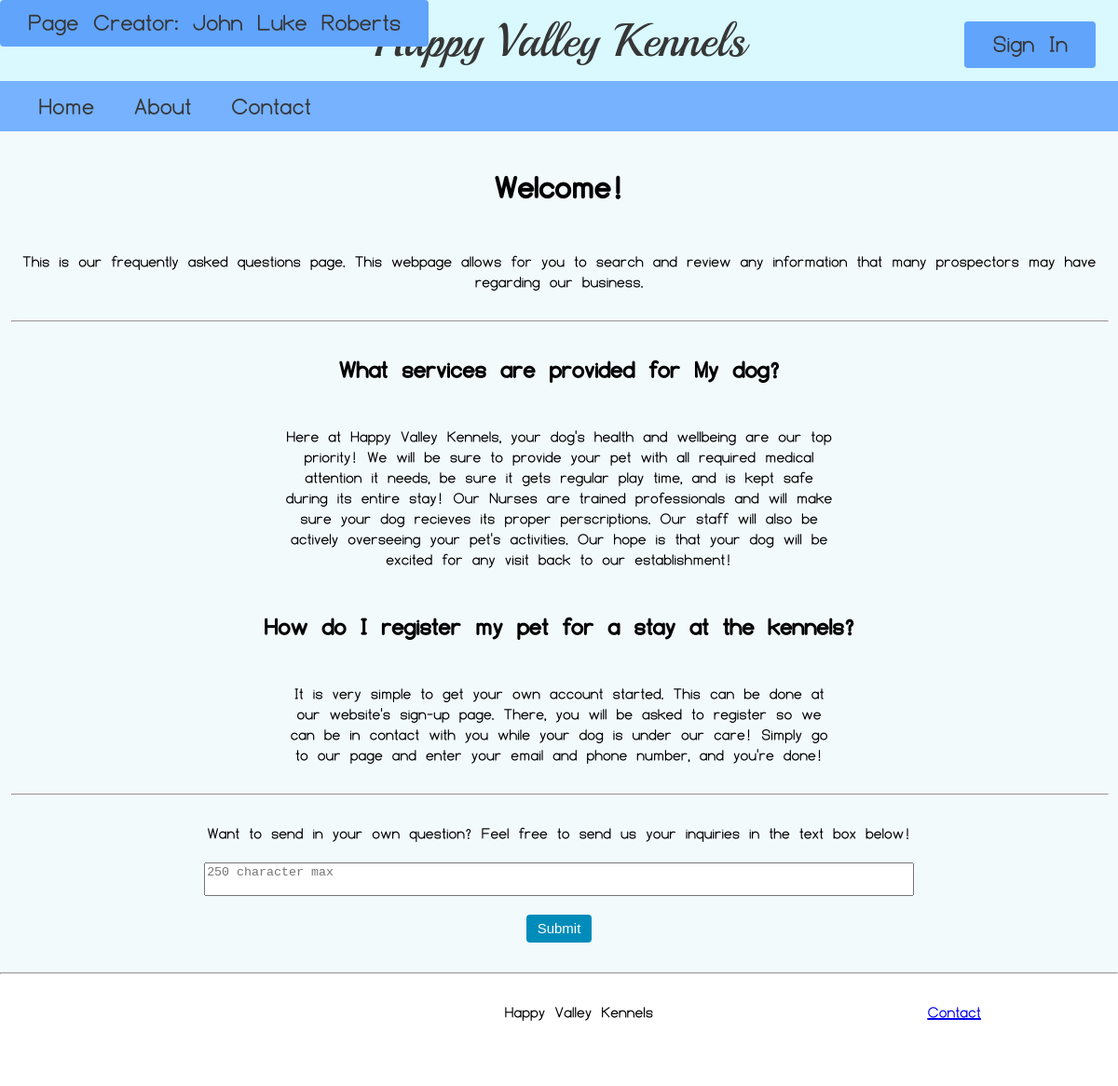
Page /About/index.php on the committed database.
### tables this page shows
CREATE TABLE resp (
	question varchar(100),
    response varchar(800),
    id int auto_increment primary key
);

### About/index.php (the view, shortened to what this page needs)
<?php
include "../assets/Header/Header.php";
?>
<!DOCTYPE html>
<html lang="en">
<link rel="stylesheet" href="HVKfaq.css">
<body>
	<div id="Page_Content">
		<div id="div2">
			<h1>Welcome!</h1>
			<p>This is our frequently asked questions page. This webpage allows for you
				to search and review any information that many prospectors may have regarding
				our business.
			</p>
			<hr>
			<?php
			$servername = "localhost";
			$username = "root";
			$password = "";
			$conn = new
				PDO("mysql:host=$servername;
				dbname=faq", $username, $password);
			$sql = "SELECT question, response FROM resp
						ORDER BY id desc
						LIMIT 5";
			$query = $conn->prepare($sql);
			$query->execute();
			$table = $query->fetchAll();
			foreach ($table as $display) {
				echo ("<h2>" . $display["question"] . "</h2>");
				echo ("<div class = 'div3'><p>" . $display["response"] . "</p></div>");
			}
			?>
			<hr>
			<form action="index.php" method="post">
				<div id="form_content">
					<p>Want to send in your own question? Feel free to send us your inquiries in the text box below!</p>
					<textarea placeholder="250 character max" maxlength="250" name="Inquiry" required></textarea>
					<button type="submit">Submit</button>
				</div>
			</form>
		</div>
	</div>
</body>
</html>
<?php
include "../assets/Footer/Footer.php";
?>

### About/HVKfaq.css (style rules this page uses)
form button { border: 1px black; color: white; width: 70px; height: 30px; text-align: center; border-radius: 4px; font-size: 15px; margin:20px 20px; cursor: pointer; background-color: #008CBA; }
body { justify-content: center; }
.div3 { width: 50%; }
#div2 { display: flex; align-items: center; flex-direction: column; }
#div2 hr { width: 100%; }
#Page_Content { justify-content: center; display: flex; }
#form_content { width: 100%; align-items: center; display: flex; flex-direction: column; }
textarea { resize: none; width: 100%; overflow-wrap: break-word; }

### rows in the picture
resp: question "What services are provided for My dog?", response "Here at Happy Valley Kennels, your dog's health and wellbeing are our top priority! We will be sure to provide your pet with all required medical attention it needs, be sure it gets regular play time, and is kept safe during its entire stay! Our Nurses are trained professionals and will make sure your dog recieves its proper perscriptions. Our staff will also be actively overseeing your pet's activities. Our hope is that your dog will be excited for any visit back to our establishment!"
resp: question "How do I register my pet for a stay at the kennels?", response "It is very simple to get your own account started. This can be done at our website's sign-up page. There, you will be asked to register so we can be in contact with you while your dog is under our care! Simply go to our page and enter your email and phone number, and you're done!"

### other values in the picture
$page_creator "John Luke Roberts"
$username "Sign In"
